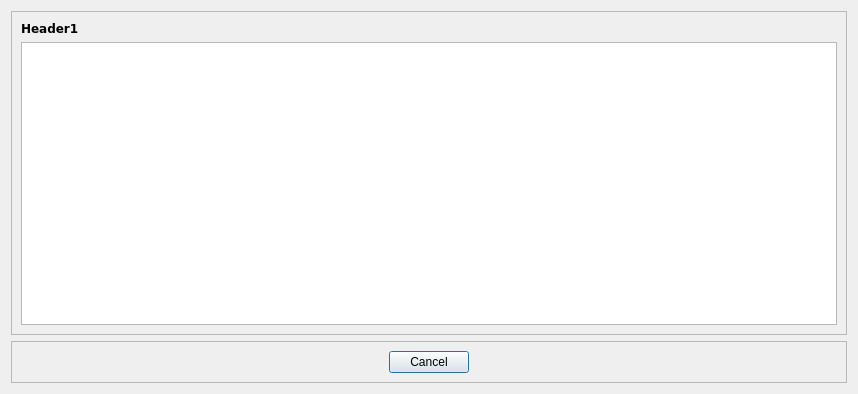
<?xml version="1.0" encoding="UTF-8"?>
<ui version="4.0">
 <class>SelectData</class>
 <widget class="QDialog" name="SelectData">
  <property name="geometry">
   <rect>
    <x>0</x>
    <y>0</y>
    <width>858</width>
    <height>394</height>
   </rect>
  </property>
  <property name="windowTitle">
   <string>Dialog</string>
  </property>
  <layout class="QVBoxLayout" name="verticalLayout">
   <item>
    <widget class="QFrame" name="frame_tb">
     <property name="frameShape">
      <enum>QFrame::NoFrame</enum>
     </property>
     <property name="frameShadow">
      <enum>QFrame::Raised</enum>
     </property>
     <layout class="QHBoxLayout" name="horizontalLayout_2">
      <property name="leftMargin">
       <number>0</number>
      </property>
      <property name="topMargin">
       <number>0</number>
      </property>
      <property name="rightMargin">
       <number>0</number>
      </property>
      <property name="bottomMargin">
       <number>0</number>
      </property>
      <item>
       <widget class="QFrame" name="frame_3">
        <property name="frameShape">
         <enum>QFrame::StyledPanel</enum>
        </property>
        <property name="frameShadow">
         <enum>QFrame::Raised</enum>
        </property>
        <layout class="QVBoxLayout" name="verticalLayout_2">
         <item>
          <widget class="QLabel" name="label_head1">
           <property name="font">
            <font>
             <family>DejaVu Sans</family>
             <pointsize>9</pointsize>
             <weight>75</weight>
             <bold>true</bold>
            </font>
           </property>
           <property name="text">
            <string>Header1</string>
           </property>
          </widget>
         </item>
         <item>
          <widget class="QTableWidget" name="tb_show">
           <property name="editTriggers">
            <set>QAbstractItemView::AnyKeyPressed|QAbstractItemView::EditKeyPressed</set>
           </property>
           <property name="selectionMode">
            <enum>QAbstractItemView::SingleSelection</enum>
           </property>
           <property name="selectionBehavior">
            <enum>QAbstractItemView::SelectRows</enum>
           </property>
           <attribute name="horizontalHeaderHighlightSections">
            <bool>true</bool>
           </attribute>
           <attribute name="verticalHeaderVisible">
            <bool>false</bool>
           </attribute>
          </widget>
         </item>
        </layout>
       </widget>
      </item>
     </layout>
    </widget>
   </item>
   <item>
    <widget class="QFrame" name="frame">
     <property name="frameShape">
      <enum>QFrame::StyledPanel</enum>
     </property>
     <property name="frameShadow">
      <enum>QFrame::Raised</enum>
     </property>
     <layout class="QHBoxLayout" name="horizontalLayout">
      <item>
       <spacer name="horizontalSpacer">
        <property name="orientation">
         <enum>Qt::Horizontal</enum>
        </property>
        <property name="sizeHint" stdset="0">
         <size>
          <width>40</width>
          <height>20</height>
         </size>
        </property>
       </spacer>
      </item>
      <item>
       <widget class="QPushButton" name="cancel_btn">
        <property name="text">
         <string>Cancel</string>
        </property>
       </widget>
      </item>
      <item>
       <spacer name="horizontalSpacer_2">
        <property name="orientation">
         <enum>Qt::Horizontal</enum>
        </property>
        <property name="sizeHint" stdset="0">
         <size>
          <width>40</width>
          <height>20</height>
         </size>
        </property>
       </spacer>
      </item>
     </layout>
    </widget>
   </item>
  </layout>
 </widget>
 <resources/>
 <connections/>
</ui>
